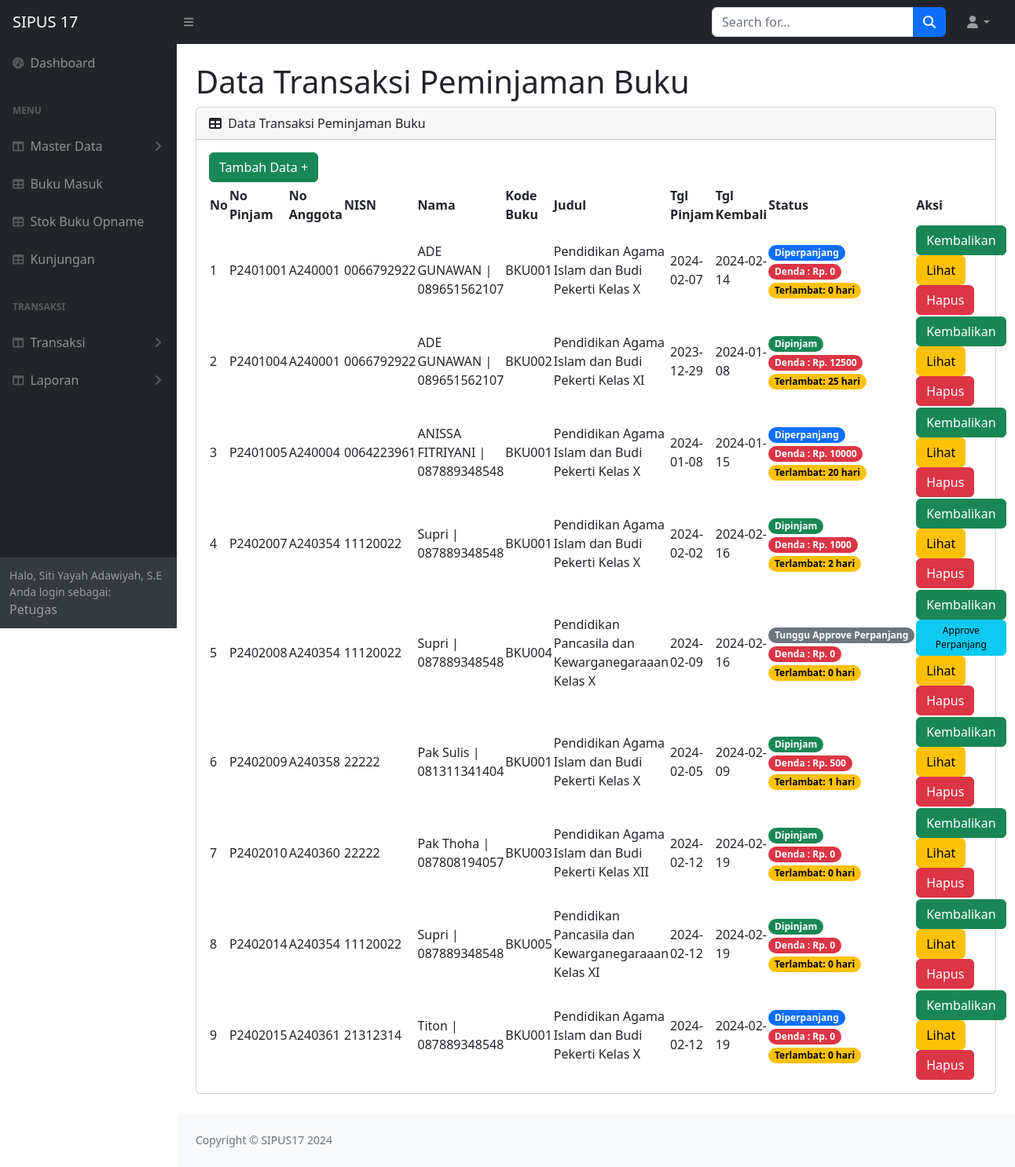
Page /petugas/tampil_peminjaman.php (signed in) on the committed database.
### tables this page shows
CREATE TABLE `peminjaman` (
  `id_pinjam` varchar(30) NOT NULL,
  `id_anggota` varchar(100) DEFAULT NULL,
  `id_buku` varchar(50) DEFAULT NULL,
  `tgl_pinjam` date DEFAULT NULL,
  `tgl_kembali` date DEFAULT NULL,
  `tgl_dikembalikan` date DEFAULT NULL,
  `terlambat` varchar(50) DEFAULT NULL,
  `denda` int(11) DEFAULT NULL,
  `status` varchar(30) DEFAULT 'Dipinjam',
  `qty` int(11) DEFAULT 1
);

CREATE TABLE `anggota` (
  `id_anggota` varchar(100) NOT NULL,
  `nisn` varchar(15) DEFAULT NULL,
  `nama` varchar(30) DEFAULT NULL,
  `jurusan` varchar(25) DEFAULT NULL,
  `jk` varchar(10) DEFAULT NULL,
  `tempat_lhir` varchar(30) DEFAULT NULL,
  `tgl_lahir` date DEFAULT NULL,
  `no_wa` varchar(14) DEFAULT NULL,
  `alamat` varchar(255) DEFAULT NULL,
  `password` varchar(32) DEFAULT NULL
);

CREATE TABLE `buku` (
  `id_buku` varchar(50) NOT NULL,
  `judul` varchar(100) DEFAULT NULL,
  `id_kategori` int(11) DEFAULT NULL,
  `pengarang` varchar(225) DEFAULT NULL,
  `penerbit` varchar(225) DEFAULT NULL,
  `tahun` varchar(15) DEFAULT NULL,
  `isbn` varchar(30) DEFAULT NULL,
  `rak` varchar(30) DEFAULT NULL,
  `jumlah` int(11) DEFAULT NULL
);

### petugas/tampil_peminjaman.php (the view, shortened to what this page needs)
<?php
include('../koneksi.php');
$tgl_sekarang = strtotime(date("Y-m-d"));
$query = "SELECT * FROM peminjaman WHERE (tgl_kembali < '$tgl_sekarang' OR status = 'Dipinjam' OR status = 'Diperpanjang')";
$result1 = mysqli_query($koneksi, $query);
while ($dataP = mysqli_fetch_assoc($result1)) {
    $tgl_kembali = strtotime($dataP['tgl_kembali']);
    $id_pinjamDenda = $dataP['id_pinjam'];
    $selisih_hari1 = ($tgl_sekarang - $tgl_kembali) / (60 * 60 * 24);
    $denda1 = $selisih_hari1 * 500;
    for ($i = 0; $i <= $selisih_hari1; $i++) {
        $dayOfWeek = date("N", $tgl_kembali);
        if ($dayOfWeek == 6 || $dayOfWeek == 7) {
            $denda1 -= 500;
        }
        $tgl_kembali += (60 * 60 * 24);
    }
    $terlambat = $denda1 / 500;
    if ($dataP['tgl_kembali'] < date("Y-m-d")) {
        $queryUpdateDenda = "UPDATE peminjaman SET denda = '$denda1', terlambat = '$terlambat' WHERE id_pinjam = '$id_pinjamDenda'";
        mysqli_query($koneksi, $queryUpdateDenda);
    }
}
?>
<!DOCTYPE html>
<html lang="en">
<head>
    <link href="https://cdn.jsdelivr.net/npm/simple-datatables@7.1.2/dist/style.min.css" rel="stylesheet" />
    <link href="../css/styles.css" rel="stylesheet" />
</head>
<body class="sb-nav-fixed">
    <?php include("../petugas/navbar.php"); ?>
    <div id="layoutSidenav_content">
        <main>
            <div class="container-fluid px-4">
                <h1 class="mt-4">Data Transaksi Peminjaman Buku</h1>
                <div class="card mb-4">
                    <div class="card-header">
                        <i class="fas fa-table me-1"></i>
                        Data Transaksi Peminjaman Buku
                    </div>
                    <div class="card-body">
                        <a href="tambah_pinjam.php" class="btn btn-success mb-1">Tambah Data +</a>
                        <table id="datatablesSimple">
                            <thead>
                                <tr>
                                    <th>No</th>
                                    <th>No Pinjam</th>
                                    <th>No Anggota</th>
                                    <th>NISN</th>
                                    <th>Nama</th>
                                    <th>Kode Buku</th>
                                    <th>Judul</th>
                                    <th>Tgl Pinjam</th>
                                    <th>Tgl Kembali</th>
                                    <th>Status</th>
                                    <th>Aksi</th>
                                </tr>
                            </thead>
                            <tbody>
                                <?php
                                $tampilbuku = mysqli_query($koneksi, "SELECT
                                             peminjaman.id_pinjam,
                                             peminjaman.id_anggota,
                                             anggota.nisn,
                                             anggota.nama,
                                             anggota.no_wa,
                                             buku.id_buku,
                                             buku.judul,
                                             peminjaman.tgl_pinjam,
                                             peminjaman.tgl_kembali,
                                             peminjaman.tgl_dikembalikan,
                                             peminjaman.terlambat,
                                             peminjaman.denda,
                                             peminjaman.`status`
                                         FROM
                                             peminjaman
                                             INNER JOIN
                                             anggota
                                             ON
                                                 peminjaman.id_anggota = anggota.id_anggota
                                             INNER JOIN
                                             buku
                                             ON
                                                 peminjaman.id_buku = buku.id_buku
                                                 WHERE peminjaman.status = 'Dipinjam' OR peminjaman.status = 'Diperpanjang'
                                                 OR peminjaman.status = 'Tunggu Approve Perpanjang' OR peminjaman.status = 'Tunggu Approve Peminjaman'");
                                $no = 1;
                                while ($data = mysqli_fetch_array($tampilbuku)) {
                                    $id_pinjam = $data['id_pinjam'];
                                    $id_anggota = $data['id_anggota'];
                                    $nisn = $data['nisn'];
                                    $nama = $data['nama'];
                                    $no_wa = $data['no_wa'];
                                    $id_buku = $data['id_buku'];
                                    $judul = $data['judul'];
                                    $tgl_pinjam = $data['tgl_pinjam'];
                                    $tgl_kembali = $data['tgl_kembali'];
                                    $status = $data['status'];
                                    $terlambat = $data['terlambat'];
                                    $denda1 = $data['denda'];
                                    $modalId = 'exampleModal' . $id_pinjam;
                                    ?>
                                    <tr>
                                        <td>
                                            <?php echo $no++ ?>
                                        </td>
                                        <td>
                                            <?php echo $id_pinjam ?>
                                        </td>
                                        <td>
                                            <?php echo $id_anggota ?>
                                        </td>
                                        <td>
                                            <?php echo $nisn ?>
                                        </td>
                                        <td>
                                            <?php echo $nama . " | " . $no_wa ?>
                                        </td>
                                        <td>
                                            <?php echo $id_buku ?>
                                        </td>
                                        <td>
                                            <?php echo $judul ?>
                                        </td>
                                        <td>
                                            <?php echo $tgl_pinjam ?>
                                        </td>
                                        <td>
                                            <?php echo $tgl_kembali ?>
                                        </td>
                                        <td>
                                            <?php
                                            if ($status == "Dipinjam") {
                                                echo "<span class='badge rounded-pill text-bg-success'>$status</span>" . "<br><span class='badge rounded-pill text-bg-danger'>Denda : Rp. $denda1</span>" . "<br><span class='badge rounded-pill text-bg-warning'>Terlambat: $terlambat hari</span>";
                                            } elseif ($status == "Diperpanjang") {
                                                echo "<span class='badge rounded-pill text-bg-primary'>$status</span>" . "<br><span class='badge rounded-pill text-bg-danger'>Denda : Rp. $denda1</span>" . "<br><span class='badge rounded-pill text-bg-warning'>Terlambat: $terlambat hari</span>";
                                            } elseif ($status == "Tunggu Approve Peminjaman") {
                                                echo "<span class='badge rounded-pill text-bg-secondary'>$status</span>" . "<br><span class='badge rounded-pill text-bg-danger'>Denda : Rp. $denda1</span>" . "<br><span class='badge rounded-pill text-bg-warning'>Terlambat: $terlambat hari</span>";
                                            } elseif ($status == "Tunggu Approve Perpanjang") {
                                                echo "<span class='badge rounded-pill text-bg-secondary'>$status</span>" . "<br><span class='badge rounded-pill text-bg-danger'>Denda : Rp. $denda1</span>" . "<br><span class='badge rounded-pill text-bg-warning'>Terlambat: $terlambat hari</span>";
                                            }
                                            ?>
                                        </td>
                                        <td>
                                            <?php
                                            if ($status !== 'Dikembalikan') {
                                                ?>
                                                <form action="" method="POST">
                                                    <button type="button" class="btn btn-success" data-bs-toggle="modal"
                                                        data-bs-target="#<?php echo $modalId; ?>">
                                                        Kembalikan
                                                    </button>
                                                </form>
                                                <form action="" method="POST">
                                                    <?php
                                                    if ($status == "Tunggu Approve Perpanjang" || $status == null) {
                                                        ?>
                                                        <button type="button" class="btn btn-info" data-bs-toggle="modal"
                                                            data-bs-target="#perpanjangModal<?php echo $id_pinjam; ?>"
                                                            style="--bs-btn-padding-y: .25rem; --bs-btn-padding-x: .5rem; --bs-btn-font-size: .75rem; width:100%;">
                                                            Approve Perpanjang
                                                        </button>
                                                        <?php
                                                    } elseif ($status == "Diperpanjang") {
                                                        echo "";
                                                    }
                                                    ?>
                                                </form>
                                                <a href="detail_pinjam.php?id_pinjam=<?php echo $id_pinjam; ?>"
                                                    class="btn btn-warning">Lihat</a>
                                                <a href="hapus_pinjam.php?id_pinjam=<?php echo $id_pinjam; ?>&action=hapus"
                                                    class="btn btn-danger"
                                                    onclick="return confirm('Apakah Anda yakin ingin menghapus data ini?')">Hapus</a>
                                            </td>
                                        </tr>
                                    <?php }
                                } ?>
                            </tbody>
                        </table>
                    </div>
                </div>
            </div>
        </main>
        <footer class="py-4 bg-light mt-auto">
            <div class="container-fluid px-4">
                <div class="d-flex align-items-center justify-content-between small">
                    <div class="text-muted">Copyright &copy; SIPUS17 2024</div>
                </div>
            </div>
        </footer>
    </div>
</body>
</html>

### rows in the picture
peminjaman: id_pinjam "P2401001", id_anggota "A240001", id_anggota.nisn "0066792922", id_anggota.nama "ADE GUNAWAN", id_anggota.no_wa "089651562107", id_buku.id_buku "BKU001", id_buku.judul "Pendidikan Agama Islam dan Budi Pekerti Kelas X", tgl_pinjam "2024-02-07", tgl_kembali "2024-02-14", status "Diperpanjang", denda "0", terlambat "0"
peminjaman: id_pinjam "P2401004", id_anggota "A240001", id_anggota.nisn "0066792922", id_anggota.nama "ADE GUNAWAN", id_anggota.no_wa "089651562107", id_buku.id_buku "BKU002", id_buku.judul "Pendidikan Agama Islam dan Budi Pekerti Kelas XI", tgl_pinjam "2023-12-29", tgl_kembali "2024-01-08", status "Dipinjam", denda "12500", terlambat "25"
peminjaman: id_pinjam "P2401005", id_anggota "A240004", id_anggota.nisn "0064223961", id_anggota.nama "ANISSA FITRIYANI", id_anggota.no_wa "087889348548", id_buku.id_buku "BKU001", id_buku.judul "Pendidikan Agama Islam dan Budi Pekerti Kelas X", tgl_pinjam "2024-01-08", tgl_kembali "2024-01-15", status "Diperpanjang", denda "10000", terlambat "20"
peminjaman: id_pinjam "P2402007", id_anggota "A240354", id_anggota.nisn "11120022", id_anggota.nama "Supri", id_anggota.no_wa "087889348548", id_buku.id_buku "BKU001", id_buku.judul "Pendidikan Agama Islam dan Budi Pekerti Kelas X", tgl_pinjam "2024-02-02", tgl_kembali "2024-02-16", status "Dipinjam", denda "1000", terlambat "2"
peminjaman: id_pinjam "P2402008", id_anggota "A240354", id_anggota.nisn "11120022", id_anggota.nama "Supri", id_anggota.no_wa "087889348548", id_buku.id_buku "BKU004", id_buku.judul "Pendidikan Pancasila dan Kewarganegaraaan Kelas X", tgl_pinjam "2024-02-09", tgl_kembali "2024-02-16", status "Tunggu Approve Perpanjang", denda "0", terlambat "0"
peminjaman: id_pinjam "P2402009", id_anggota "A240358", id_anggota.nisn "22222", id_anggota.nama "Pak Sulis", id_anggota.no_wa "081311341404", id_buku.id_buku "BKU001", id_buku.judul "Pendidikan Agama Islam dan Budi Pekerti Kelas X", tgl_pinjam "2024-02-05", tgl_kembali "2024-02-09", status "Dipinjam", denda "500", terlambat "1"
peminjaman: id_pinjam "P2402010", id_anggota "A240360", id_anggota.nisn "22222", id_anggota.nama "Pak Thoha", id_anggota.no_wa "087808194057", id_buku.id_buku "BKU003", id_buku.judul "Pendidikan Agama Islam dan Budi Pekerti Kelas XII", tgl_pinjam "2024-02-12", tgl_kembali "2024-02-19", status "Dipinjam", denda "0", terlambat "0"
peminjaman: id_pinjam "P2402014", id_anggota "A240354", id_anggota.nisn "11120022", id_anggota.nama "Supri", id_anggota.no_wa "087889348548", id_buku.id_buku "BKU005", id_buku.judul "Pendidikan Pancasila dan Kewarganegaraaan Kelas XI", tgl_pinjam "2024-02-12", tgl_kembali "2024-02-19", status "Dipinjam", denda "0", terlambat "0"
peminjaman: id_pinjam "P2402015", id_anggota "A240361", id_anggota.nisn "21312314", id_anggota.nama "Titon", id_anggota.no_wa "087889348548", id_buku.id_buku "BKU001", id_buku.judul "Pendidikan Agama Islam dan Budi Pekerti Kelas X", tgl_pinjam "2024-02-12", tgl_kembali "2024-02-19", status "Diperpanjang", denda "0", terlambat "0"

### other values in the picture
$_SESSION['nama'] "Siti Yayah Adawiyah, S.E"
